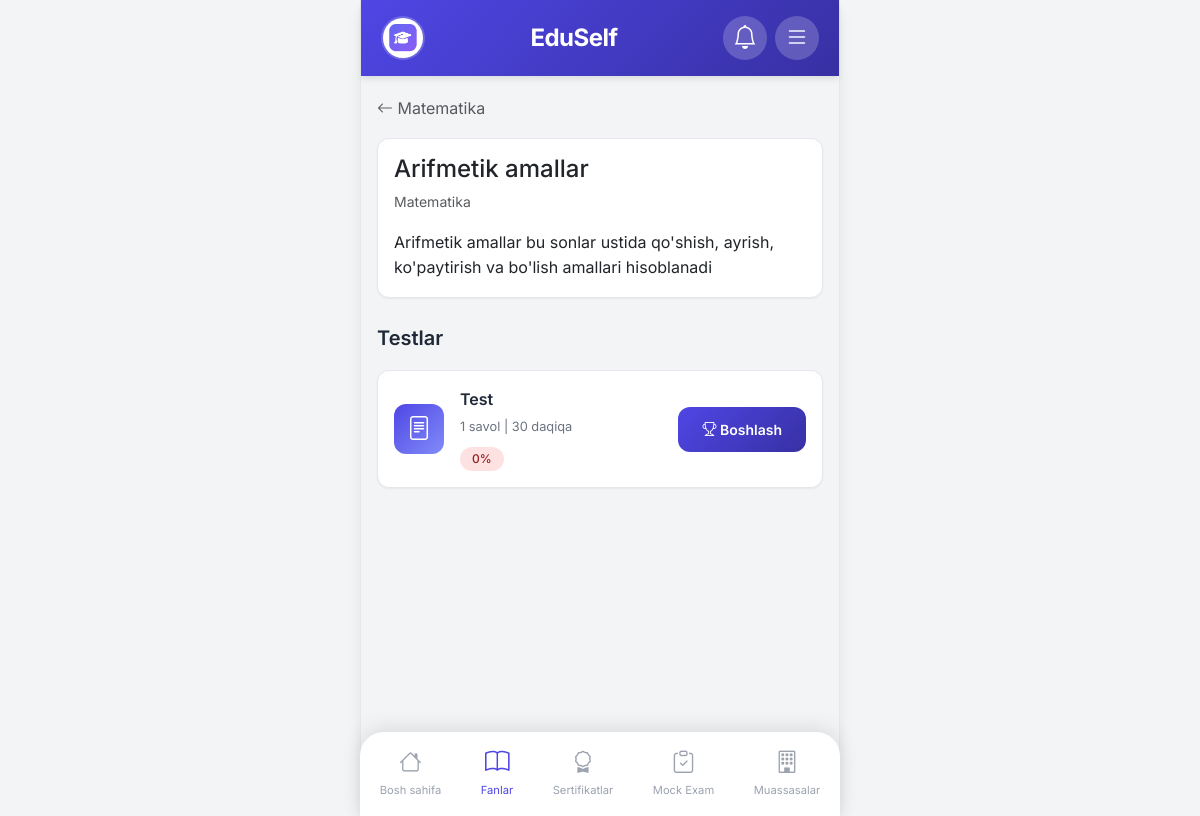
The page /topics/1/ (signed in) on the database its author committed.
### accounts/models.py (models this page shows, shortened)
class User(AbstractUser):
    email = models.EmailField(unique=True)
    profile_image = models.ImageField(upload_to='profiles/', blank=True, null=True)
    bio = models.TextField(blank=True)
    created_at = models.DateTimeField(auto_now_add=True)
    updated_at = models.DateTimeField(auto_now=True)

### core/models.py (models this page shows, shortened)
class Topic(models.Model):
    subject = models.ForeignKey(Subject, on_delete=models.CASCADE, related_name='topics', verbose_name="Fan")
    name = models.CharField(max_length=200, verbose_name="Mavzu nomi")
    description = models.TextField(blank=True, verbose_name="Tavsif")
    order = models.PositiveIntegerField(default=0, verbose_name="Tartib")
    is_active = models.BooleanField(default=True, verbose_name="Faol")
    created_at = models.DateTimeField(auto_now_add=True)
    class Meta:
        ordering = ['order', 'name']
        verbose_name = "Mavzu"
        verbose_name_plural = "Mavzular"

class Subject(models.Model):
    name = models.CharField(max_length=200, verbose_name="Fan nomi")
    description = models.TextField(blank=True, verbose_name="Tavsif")
    icon = models.CharField(max_length=50, default='bi-book', verbose_name="Icon")
    image = models.ImageField(upload_to='subjects/', blank=True, null=True, verbose_name="Rasm")
    order = models.PositiveIntegerField(default=0, verbose_name="Tartib")
    is_active = models.BooleanField(default=True, verbose_name="Faol")
    created_at = models.DateTimeField(auto_now_add=True)
    class Meta:
        ordering = ['order', 'name']
        verbose_name = "Fan"
        verbose_name_plural = "Fanlar"

class Test(models.Model):
    topic = models.ForeignKey(Topic, on_delete=models.CASCADE, related_name='tests', verbose_name="Mavzu")
    title = models.CharField(max_length=200, verbose_name="Test nomi")
    description = models.TextField(blank=True, verbose_name="Tavsif")
    time_limit = models.PositiveIntegerField(default=30, verbose_name="Vaqt limiti (daqiqa)")
    passing_score = models.PositiveIntegerField(default=60, verbose_name="O'tish balli (%)")
    is_active = models.BooleanField(default=True, verbose_name="Faol")
    created_at = models.DateTimeField(auto_now_add=True)
    class Meta:
        ordering = ['-created_at']
        verbose_name = "Test"
        verbose_name_plural = "Testlar"
    def get_questions_count(self):
        return self.questions.count()

class TestResult(models.Model):
    user = models.ForeignKey(settings.AUTH_USER_MODEL, on_delete=models.CASCADE, related_name='test_results')
    test = models.ForeignKey(Test, on_delete=models.CASCADE, related_name='results')
    score = models.PositiveIntegerField(default=0)
    total_questions = models.PositiveIntegerField(default=0)
    correct_answers = models.PositiveIntegerField(default=0)
    passed = models.BooleanField(default=False)
    time_taken = models.PositiveIntegerField(default=0)
    user_answers = models.JSONField(default=dict, blank=True, verbose_name="Foydalanuvchi javoblari")
    completed_at = models.DateTimeField(auto_now_add=True)
    class Meta:
        ordering = ['-completed_at']
        verbose_name = "Test natijasi"
        verbose_name_plural = "Test natijalari"

### core/views.py (the view)
# urls.py: path('topics/<int:pk>/', views.topic_detail_view, name='topic_detail'),
def topic_detail_view(request, pk):
    topic = get_object_or_404(Topic, pk=pk, is_active=True)
    tests = topic.tests.filter(is_active=True)
    user_results = {}
    if request.user.is_authenticated:
        for test in tests:
            result = TestResult.objects.filter(user=request.user, test=test).order_by('-completed_at').first()
            if result:
                user_results[test.id] = result
    return render(request, 'core/topic_detail.html', {'topic': topic, 'tests': tests, 'user_results': user_results})

### core/context_processors.py (called while the page is built)
def site_settings(request):
    try:
        settings = SiteSettings.objects.first()
    except:
        settings = None
    return {'site_settings': settings}

def notifications(request):
    if request.user.is_authenticated:
        user_notifications = Notification.objects.filter(
            user=request.user,
            is_read=False
        )
        global_notifications = Notification.objects.filter(
            is_global=True,
            is_read=False
        )
        all_notifications = (user_notifications | global_notifications).distinct().order_by('-created_at')[:10]
        unread_count = all_notifications.count()
    else:
        all_notifications = []
        unread_count = 0
    return {
        'notifications': all_notifications,
        'unread_notifications_count': unread_count
    }

### core/templatetags/custom_filters.py (called while the page is built)
@register.filter
def get_item(dictionary, key):
    if dictionary is None:
        return None
    if isinstance(dictionary, dict):
        item = dictionary.get(key)
        if item and hasattr(item, '__dict__'):
            return {'score': item.score, 'passed': item.passed}
        return item
    return None

### templates/core/topic_detail.html (shortened to what this page needs)
{% extends 'base.html' %}
{% load custom_filters %}
{% block content %}
<a href="{% url 'core:subject_detail' topic.subject.pk %}" class="text-decoration-none text-muted mb-3 d-inline-block">
    <i class="bi bi-arrow-left"></i> {{ topic.subject.name }}
</a>
<div class="card mb-4">
    <div class="card-body">
        <h4 class="mb-2">{{ topic.name }}</h4>
        <p class="text-muted mb-0 small">{{ topic.subject.name }}</p>
        {% if topic.description %}
        <p class="mt-3 mb-0">{{ topic.description }}</p>
        {% endif %}
    </div>
</div>
<div class="section-title">Testlar</div>
{% if tests %}
    {% for test in tests %}
    <div class="test-card">
        <div class="test-icon">
            <i class="bi bi-file-text"></i>
        </div>
        <div class="test-info flex-grow-1">
            <div class="test-name">{{ test.title }}</div>
            <div class="test-meta">{{ test.get_questions_count }} savol | {{ test.time_limit }} daqiqa</div>
            {% if test.id in user_results %}
            <div class="mt-2">
                <span class="badge {% if user_results|get_item:test.id|get_item:'passed' %}badge-success{% else %}badge-danger{% endif %}">
                    {{ user_results|get_item:test.id|get_item:'score' }}%
                </span>
            </div>
            {% endif %}
        </div>
        <a href="{% url 'core:test_leaderboard' test.pk %}" class="btn btn-primary btn-sm">
            <i class="bi bi-trophy"></i> Boshlash
        </a>
    </div>
    {% endfor %}
{% else %}
    <div class="empty-state">
        <i class="bi bi-file-text"></i>
        <p>Testlar hali qo'shilmagan</p>
    </div>
{% endif %}
{% endblock %}

### templates/base.html (shortened to what this page needs)
<!DOCTYPE html>
<html lang="uz">
<head>
    {% load static %}
    <link href="https://cdn.jsdelivr.net/npm/bootstrap@5.3.2/dist/css/bootstrap.min.css" rel="stylesheet">
    <link rel="stylesheet" href="https://cdn.jsdelivr.net/npm/bootstrap-icons@1.11.1/font/bootstrap-icons.css">
    <link rel="stylesheet" href="{% static 'css/style.css' %}">
</head>
<body>
    <div class="app-container">
        <header class="app-header">
            <div class="header-left">
                {% if user.is_authenticated %}
                <a href="{% url 'accounts:profile' %}" class="profile-btn">
                    {% if user.profile_image %}
                    <img src="{{ user.profile_image.url }}" alt="Profile" class="profile-img">
                    {% else %}
                    <i class="bi bi-person-circle"></i>
                    {% endif %}
                </a>
                {% else %}
                <a href="{% url 'accounts:login' %}" class="profile-btn">
                    <i class="bi bi-person-circle"></i>
                </a>
                {% endif %}
            </div>
            <div class="header-center">
                <a href="{% url 'core:home' %}" class="logo-text">EduSelf</a>
            </div>
            <div class="header-right">
                {% if user.is_authenticated %}
                <button class="notification-btn" type="button" data-bs-toggle="offcanvas" data-bs-target="#notificationMenu">
                    <i class="bi bi-bell"></i>
                </button>
                {% endif %}
                <button class="menu-btn" type="button" data-bs-toggle="offcanvas" data-bs-target="#sideMenu">
                    <i class="bi bi-list"></i>
                </button>
            </div>
        </header>
        <main class="app-content">
            {% block content %}{% endblock %}
        </main>
        <nav class="bottom-nav">
            <a href="{% url 'core:home' %}" class="nav-item {% if request.resolver_match.url_name == 'home' %}active{% endif %}">
                <i class="bi bi-house"></i>
                <span>Bosh sahifa</span>
            </a>
            <a href="{% url 'core:subjects' %}" class="nav-item {% if 'subjects' in request.path or 'topics' in request.path or 'tests' in request.path %}active{% endif %}">
                <i class="bi bi-book"></i>
                <span>Fanlar</span>
            </a>
            <a href="{% url 'core:certificates' %}" class="nav-item {% if 'certificates' in request.path or 'cert' in request.path %}active{% endif %}">
                <i class="bi bi-award"></i>
                <span>Sertifikatlar</span>
            </a>
            <a href="{% url 'core:mock_exams' %}" class="nav-item {% if 'mock' in request.path %}active{% endif %}">
                <i class="bi bi-clipboard-check"></i>
                <span>Mock Exam</span>
            </a>
            <a href="{% url 'core:institutions' %}" class="nav-item {% if 'institutions' in request.path %}active{% endif %}">
                <i class="bi bi-building"></i>
                <span>Muassasalar</span>
            </a>
        </nav>
    </div>
</body>
</html>

### static/css/style.css (style rules this page uses)
:root { --primary-color: #4F46E5; --primary-light: #818CF8; --primary-dark: #3730A3; --secondary-color: #10B981; --accent-color: #F59E0B; --danger-color: #EF4444; --background-color: #F3F4F6; --card-bg: #FFFFFF; --text-primary: #1F2937; --text-secondary: #6B7280; --text-muted: #9CA3AF; --border-color: #E5E7EB; --shadow-sm: 0 1px 2px 0 rgba(0, 0, 0, 0.05); --shadow-md: 0 4px 6px -1px rgba(0, 0, 0, 0.1); --shadow-lg: 0 10px 15px -3px rgba(0, 0, 0, 0.1); --radius-sm: 8px; --radius-md: 12px; --radius-lg: 16px; --radius-xl: 24px; }
* { margin: 0; padding: 0; box-sizing: border-box; }
body { font-family: 'Inter', -apple-system, BlinkMacSystemFont, sans-serif; background-color: var(--background-color); color: var(--text-primary); line-height: 1.6; -webkit-font-smoothing: antialiased; }
.app-container { max-width: 480px; margin: 0 auto; min-height: 100vh; background-color: var(--background-color); position: relative; padding-bottom: 80px; }
.app-header { position: sticky; top: 0; z-index: 100; background: linear-gradient(135deg, var(--primary-color) 0%, var(--primary-dark) 100%); padding: 16px 20px; display: flex; justify-content: space-between; align-items: center; box-shadow: var(--shadow-md); }
.header-left { width: 44px; }
.header-right { display: flex; gap: 8px; align-items: center; }
.profile-btn, .menu-btn, .notification-btn { width: 44px; height: 44px; border-radius: 50%; background: rgba(255, 255, 255, 0.2); border: none; display: flex; align-items: center; justify-content: center; color: white; font-size: 1.5rem; text-decoration: none; transition: all 0.3s ease; position: relative; }
.profile-img { width: 40px; height: 40px; border-radius: 50%; object-fit: cover; }
.logo-text { font-size: 1.5rem; font-weight: 700; color: white; text-decoration: none; letter-spacing: -0.5px; }
.app-content { padding: 20px 16px 20px 16px; min-height: calc(100vh - 140px); }
.bottom-nav { position: fixed; bottom: 0; left: 50%; transform: translateX(-50%); width: 100%; max-width: 480px; background: white; display: flex; justify-content: space-around; padding: 8px 0 12px; box-shadow: 0 -4px 20px rgba(0, 0, 0, 0.1); border-radius: 24px 24px 0 0; z-index: 100; }
.nav-item { display: flex; flex-direction: column; align-items: center; text-decoration: none; color: var(--text-muted); font-size: 0.7rem; padding: 4px 8px; transition: all 0.3s ease; }
.nav-item i { font-size: 1.4rem; margin-bottom: 2px; }
.nav-item.active { color: var(--primary-color); }
.nav-item.active i { transform: scale(1.1); }
.section-title { font-size: 1.25rem; font-weight: 600; margin-bottom: 16px; color: var(--text-primary); }
.card { background: var(--card-bg); border-radius: var(--radius-md); box-shadow: var(--shadow-sm); border: 1px solid var(--border-color); margin-bottom: 16px; overflow: hidden; transition: all 0.3s ease; }
.card-body { padding: 16px; }
.subject-card, .topic-card, .test-card { display: flex; align-items: center; padding: 16px; background: white; border-radius: var(--radius-md); text-decoration: none; color: inherit; margin-bottom: 12px; box-shadow: var(--shadow-sm); border: 1px solid var(--border-color); transition: all 0.3s ease; }
.subject-icon, .topic-icon, .test-icon { width: 50px; height: 50px; border-radius: var(--radius-md); background: linear-gradient(135deg, var(--primary-color) 0%, var(--primary-light) 100%); display: flex; align-items: center; justify-content: center; color: white; font-size: 1.5rem; margin-right: 16px; flex-shrink: 0; }
.subject-info, .topic-info, .test-info { flex: 1; }
.subject-name, .topic-name, .test-name { font-weight: 600; font-size: 1rem; margin-bottom: 4px; }
.subject-meta, .topic-meta, .test-meta { font-size: 0.8rem; color: var(--text-secondary); }
.btn { border-radius: var(--radius-md); padding: 12px 24px; font-weight: 600; transition: all 0.3s ease; }
.btn-primary { background: linear-gradient(135deg, var(--primary-color) 0%, var(--primary-dark) 100%); border: none; }
.badge { padding: 6px 12px; border-radius: 20px; font-weight: 500; font-size: 0.75rem; }
.badge-danger { background: #FEE2E2; color: #991B1B; }
@media (min-width: 481px) { .app-container { border-left: 1px solid var(--border-color); border-right: 1px solid var(--border-color); box-shadow: var(--shadow-lg); } }

### rows shown on the page
User: profile_image (picture)
Topic: subject.name "Matematika", name "Arifmetik amallar", description "Arifmetik amallar bu sonlar ustida qo'shish, ayrish, ko'paytirish va bo'lish amallari hisoblanadi"
Test: title "Test", get_questions_count "1", time_limit "30", id.passed "0"
